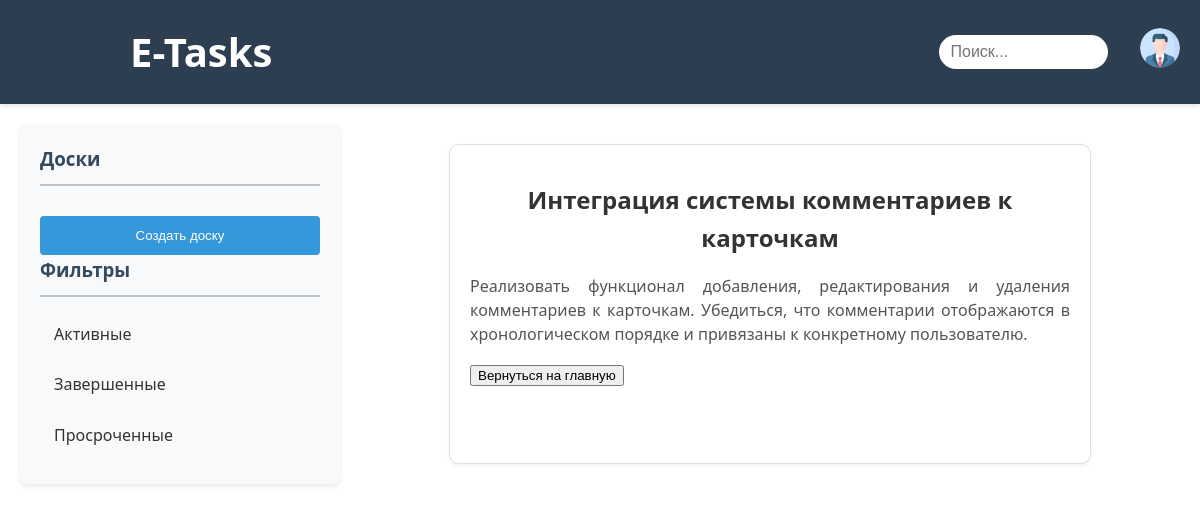
Screenshot of /main/tasks/4 with the database file from the repository.
### boardsapp/models.py (models this page shows, shortened)
class Task(models.Model):
    title = models.CharField("Название", max_length=50)
    description = models.TextField('Описание')
    created_date = models.DateTimeField('Время создания', auto_created=True)
    deadline=models.DateTimeField('Дедлайн', auto_created=True, blank=True, )

### boardsapp/views.py (the view)
# urls.py: path('tasks/<int:pk>', views.TaskShow.as_view(), name='task-detail'),
class TaskShow(DetailView):
    model = Task
    boards=Board.objects.all()
    template_name = 'boardsapp/task.html'
    context_object_name = 'task'

### boardsapp/templates/boardsapp/task.html (shortened to what this page needs)
{% extends 'boardsapp/base.html' %}
{% block content %}
<div class="task-container">
    <h1 class="task-title">{{ task.title }}</h1>
    <p class="task-description">{{ task.description }}</p>
    <div class="task-actions">
        <a href="{% url 'main' %}" class="btn-back"><button>Вернуться на главную</button></a>
    </div>
</div>
{% endblock %}

### boardsapp/static/boardsapp/css/mainstyle.css (style rules this page uses)
body { font-family: 'Segoe UI', Tahoma, Geneva, Verdana, sans-serif; margin: 0; padding: 0; line-height: 1.6; color: #333; }
.task-title { font-weight: bold; color: #34495e; }
.task-container { background-color: #ffffff; border: 1px solid #e0e0e0; border-radius: 10px; box-shadow: 0 2px 4px rgba(0, 0, 0, 0.05); padding: 20px; margin: 20px 0; width: 80%; max-width: 600px; margin-left: auto; margin-right: auto; }
.task-title { font-size: 24px; font-weight: bold; margin-bottom: 10px; color: #333333; text-align: center; }

### rows the page displays
Task: title "Интеграция системы комментариев к карточкам", description "Реализовать функционал добавления, редактирования и удаления комментариев к карточкам. Убедиться, что комментарии отображаются в хронологическом порядке и привязаны к конкретному пользователю."
